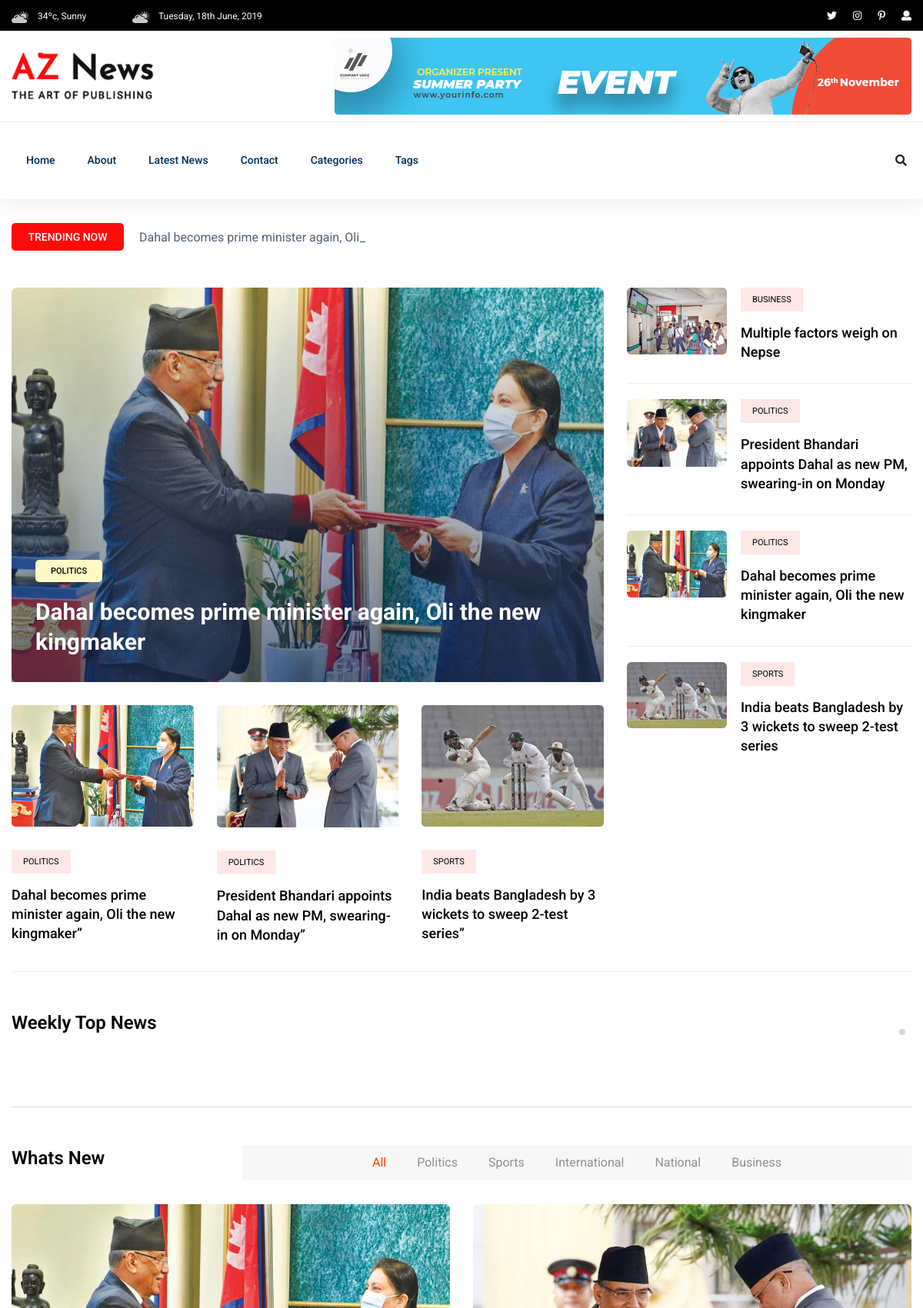
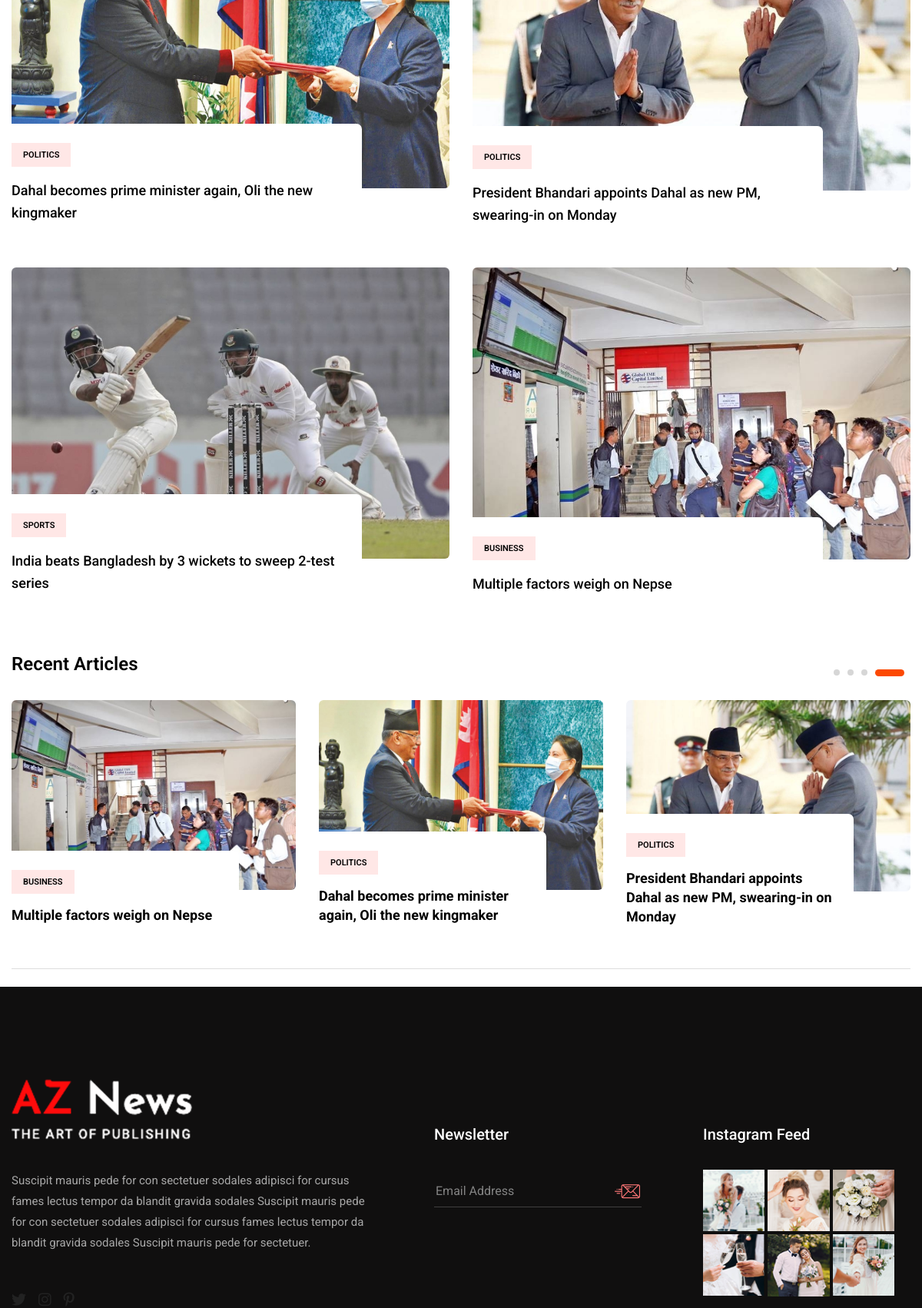
The page / (upper part) on the database its author committed (2 pictures, top to bottom).
### blog_app/models.py (models this page shows, shortened)
class TimeStamp(models.Model):
    created_at = models.DateTimeField(auto_now_add=True)
    updated_at = models.DateTimeField(auto_now=True)
    class Meta:
        abstract = True

class Post(TimeStamp):  # Pascal case
    STATUS_CHOICES = [
        ("active", "Active"),
        ("inactive", "Inactive"),
    ]
    title = models.CharField(max_length=255)
    content = models.TextField()
    featured_image = models.ImageField(upload_to="post_images/%Y/%m/%d", blank=False)
    views_count = models.PositiveBigIntegerField(default=0)
    status = models.CharField(max_length=25, choices=STATUS_CHOICES, default="active")
    category = models.ForeignKey(
        Category, on_delete=models.SET_NULL, null=True, blank=True
    )
    tag = models.ManyToManyField(Tag)
    published_at = models.DateTimeField(null=True, blank=True)
    author = models.ForeignKey("auth.User", on_delete=models.CASCADE)

class Category(TimeStamp):
    name = models.CharField(max_length=255)
    def __str__(self):
        return self.name[:100]

### blog_app/views.py (the view)
class HomeView(ListView):
    model = Post
    template_name = "aznews/home.html"
    queryset = Post.objects.filter(published_at__isnull=False).order_by("-published_at")
    context_object_name = "posts"

### templates/aznews/home.html
{% extends "aznews/base.html" %}
{% block content %}
  <main>
    {% include "aznews/body/home/trending.html" %}
    {% include "aznews/body/home/weekly.html" %}
    {% include "aznews/body/home/whats_new.html" %}
    {% include "aznews/body/home/recent.html" %}
  </main>
{% endblock content %}

### templates/aznews/body/home/trending/trending_top.html
<div class="row">
  <div class="col-lg-12">
    <div class="trending-tittle">
      <strong>Trending now</strong>
      <div class="trending-animated">
        <ul id="js-news" class="js-hidden">
          {% for recent_post in recent_posts %}<li class="news-item">{{ recent_post.title }}</li>{% endfor %}
        </ul>
      </div>
    </div>
  </div>
</div>

### templates/aznews/body/home/trending/left.html
{% load static %}
<div class="col-lg-8">
  <div class="trending-top mb-30">
    <div class="trend-top-img">
      <img src="{{ most_viewed.featured_image.url }}"
           alt="{{ most_viewed.title }}"/>
      <div class="trend-top-cap">
        <span>{{ most_viewed.category.name }}</span>
        <h2>
          <a href="{% url 'post-detail' most_viewed.pk %}">{{ most_viewed.title }}</a>
        </h2>
      </div>
    </div>
  </div>
  <div class="trending-bottom">
    <div class="row">
      {% for top_post in top_posts %}
        <div class="col-lg-4">
          <div class="single-bottom mb-35">
            <div class="trend-bottom-img mb-30">
              <img src="{{ top_post.featured_image.url }}" alt="{{ top_post.title }}"/>
            </div>
            <div class="trend-bottom-cap">
              <span class="color1">{{ top_post.category }}</span>
              <h4>
                <a href="{% url 'post-detail' top_post.pk %}">{{ top_post.title }}”</a>
              </h4>
            </div>
          </div>
        </div>
      {% endfor %}
    </div>
  </div>
</div>

### templates/aznews/body/home/trending/right.html
{% load static %}
<div class="col-lg-4">
  {% for random_post in random_posts %}
    <div class="trand-right-single d-flex">
      <div class="trand-right-img">
        <img src="{{ random_post.featured_image.url }}"
             alt="{{ random_post.title }}"
             width="130px"/>
      </div>
      <div class="trand-right-cap">
        <span class="color1">{{ random_post.category.name }}</span>
        <h4>
          <a href="{% url 'post-detail' random_post.pk %}">{{ random_post.title }}</a>
        </h4>
      </div>
    </div>
  {% endfor %}
</div>

### templates/aznews/body/home/whats_new.html (shortened to what this page needs)
{% load static %}
<section class="whats-news-area pt-50 pb-20">
  <div class="container">
    <div class="row">
      <div class="col-lg-12">
        <div class="row d-flex justify-content-between">
          <div class="col-lg-3 col-md-3">
            <div class="section-tittle mb-30">
              <h3>Whats New</h3>
            </div>
          </div>
          <div class="col-lg-9 col-md-9">
            <div class="properties__button">
              <nav>
                <div class="nav nav-tabs" id="nav-tab" role="tablist">
                  <a class="nav-item nav-link active"
                     id="nav-home-tab"
                     data-toggle="tab"
                     href="#nav-home"
                     role="tab"
                     aria-controls="nav-home"
                     aria-selected="true">All</a>
                  {% for category in categories  %}
                    <a class="nav-item nav-link"
                       id="nav-{{ category.name }}-tab"
                       data-toggle="tab"
                       href="#nav-{{ category.name }}"
                       role="tab"
                       aria-controls="nav-{{ category.name }}"
                       aria-selected="false">{{ category.name }}</a>
                  {% endfor %}
                </div>
              </nav>
            </div>
          </div>
        </div>
        <div class="row">
          <div class="col-12">
            <div class="tab-content" id="nav-tabContent">
              <div class="tab-pane fade show active"
                   id="nav-home"
                   role="tabpanel"
                   aria-labelledby="nav-home-tab">
                <div class="whats-news-caption">
                  <div class="row">
                    {% for post in recent_posts %}
                      <div class="col-lg-6 col-md-6">
                        <div class="single-what-news mb-100">
                          <div class="what-img">
                            <img src="{{ post.featured_image.url }}" alt="{{ post.title }}" />
                          </div>
                          <div class="what-cap">
                            <span class="color1">{{ post.category.name }}</span>
                            <h4>
                              <a href="{% url 'post-detail' post.pk %}">{{ post.title }}</a>
                            </h4>
                          </div>
                        </div>
                      </div>
                    {% endfor %}
                  </div>
                </div>
              </div>
            </div>
          </div>
        </div>
      </div>
    </div>
  </div>
</section>

### templates/aznews/body/home/recent.html
{% load static %}
<div class="recent-articles">
  <div class="container">
    <div class="recent-wrapper">
      <div class="row">
        <div class="col-lg-12">
          <div class="section-tittle mb-30">
            <h3>Recent Articles</h3>
          </div>
        </div>
      </div>
      <div class="row">
        <div class="col-12">
          <div class="recent-active dot-style d-flex dot-style">
            {% for recent_post in recent_posts %}
              <div class="single-recent mb-100">
                <div class="what-img">
                  <img src="{{ recent_post.featured_image.url }}"
                       alt="{{ recent_post.title }}"/>
                </div>
                <div class="what-cap">
                  <span class="color1">{{ recent_post.category.name }}</span>
                  <h4>
                    <a href="{% url 'post-detail' recent_post.pk %}">{{ recent_post.title }}</a>
                  </h4>
                </div>
              </div>
            {% endfor %}
          </div>
        </div>
      </div>
    </div>
  </div>
</div>

### rows shown on the page
Post: title "Dahal becomes prime minister again, Oli the new kingmaker", featured_image (picture), category.name "POLITICS", category "POLITICS"
Post: featured_image (picture), category "POLITICS", title "President Bhandari appoints Dahal as new PM, swearing-in on Monday", category.name "POLITICS"
Post: featured_image (picture), category "SPORTS", title "India beats Bangladesh by 3 wickets to sweep 2-test series", category.name "SPORTS"
Post: featured_image (picture), category.name "BUSINESS", title "Multiple factors weigh on Nepse"
Category: name "Politics"
Category: name "Sports"
Category: name "International"
Category: name "National"
Category: name "Business"
